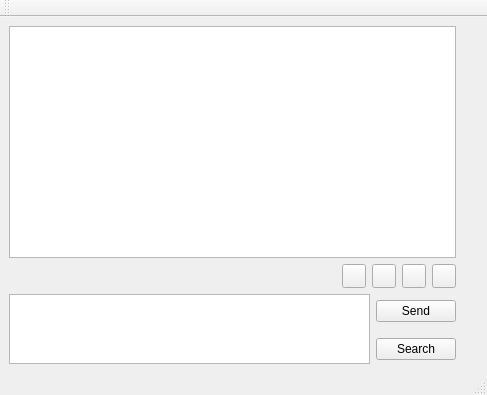
<ui version="4.0" >
 <class>ChatWindow</class>
 <widget class="QMainWindow" name="ChatWindow" >
  <property name="geometry" >
   <rect>
    <x>0</x>
    <y>0</y>
    <width>487</width>
    <height>395</height>
   </rect>
  </property>
  <property name="windowTitle" >
   <string>MainWindow</string>
  </property>
  <widget class="QWidget" name="centralwidget" >
   <layout class="QGridLayout" >
    <property name="margin" >
     <number>9</number>
    </property>
    <property name="spacing" >
     <number>6</number>
    </property>
    <item row="0" column="0" >
     <widget class="QSplitter" name="splitter" >
      <property name="orientation" >
       <enum>Qt::Vertical</enum>
      </property>
      <widget class="QWidget" name="layoutWidget_3" >
       <layout class="QVBoxLayout" >
        <property name="margin" >
         <number>0</number>
        </property>
        <property name="spacing" >
         <number>6</number>
        </property>
        <item>
         <widget class="QTextBrowser" name="textBrowser" >
          <property name="minimumSize" >
           <size>
            <width>0</width>
            <height>0</height>
           </size>
          </property>
          <property name="sizeIncrement" >
           <size>
            <width>0</width>
            <height>0</height>
           </size>
          </property>
         </widget>
        </item>
        <item>
         <layout class="QGridLayout" >
          <property name="margin" >
           <number>0</number>
          </property>
          <property name="spacing" >
           <number>6</number>
          </property>
          <item row="0" column="0" >
           <spacer>
            <property name="orientation" >
             <enum>Qt::Horizontal</enum>
            </property>
            <property name="sizeHint" >
             <size>
              <width>321</width>
              <height>20</height>
             </size>
            </property>
           </spacer>
          </item>
          <item row="0" column="3" >
           <widget class="QPushButton" name="textitalicButton" >
            <property name="minimumSize" >
             <size>
              <width>24</width>
              <height>24</height>
             </size>
            </property>
            <property name="maximumSize" >
             <size>
              <width>24</width>
              <height>24</height>
             </size>
            </property>
            <property name="text" >
             <string/>
            </property>
            <property name="icon" >
             <iconset resource="../images.qrc" >:/images/edit-underline.png</iconset>
            </property>
            <property name="checkable" >
             <bool>true</bool>
            </property>
           </widget>
          </item>
          <item row="0" column="2" >
           <widget class="QPushButton" name="textunderlineButton" >
            <property name="minimumSize" >
             <size>
              <width>24</width>
              <height>24</height>
             </size>
            </property>
            <property name="maximumSize" >
             <size>
              <width>24</width>
              <height>24</height>
             </size>
            </property>
            <property name="text" >
             <string/>
            </property>
            <property name="icon" >
             <iconset resource="../images.qrc" >:/images/edit-italic.png</iconset>
            </property>
            <property name="checkable" >
             <bool>true</bool>
            </property>
           </widget>
          </item>
          <item row="0" column="1" >
           <widget class="QPushButton" name="textboldButton" >
            <property name="minimumSize" >
             <size>
              <width>24</width>
              <height>24</height>
             </size>
            </property>
            <property name="maximumSize" >
             <size>
              <width>24</width>
              <height>24</height>
             </size>
            </property>
            <property name="text" >
             <string/>
            </property>
            <property name="icon" >
             <iconset resource="../images.qrc" >:/images/edit-bold.png</iconset>
            </property>
            <property name="checkable" >
             <bool>true</bool>
            </property>
           </widget>
          </item>
          <item row="0" column="4" >
           <widget class="QPushButton" name="colorButton" >
            <property name="minimumSize" >
             <size>
              <width>24</width>
              <height>24</height>
             </size>
            </property>
            <property name="maximumSize" >
             <size>
              <width>24</width>
              <height>24</height>
             </size>
            </property>
            <property name="text" >
             <string/>
            </property>
           </widget>
          </item>
         </layout>
        </item>
       </layout>
      </widget>
     </widget>
    </item>
    <item rowspan="2" row="0" column="1" >
     <layout class="QVBoxLayout" >
      <property name="margin" >
       <number>0</number>
      </property>
      <property name="spacing" >
       <number>0</number>
      </property>
      <item>
       <widget class="QToolButton" name="avatarFrameButton" >
        <property name="minimumSize" >
         <size>
          <width>14</width>
          <height>31</height>
         </size>
        </property>
        <property name="maximumSize" >
         <size>
          <width>14</width>
          <height>32</height>
         </size>
        </property>
        <property name="text" >
         <string/>
        </property>
        <property name="icon" >
         <iconset resource="../images.qrc" >:/images/show_toolbox_frame.png</iconset>
        </property>
        <property name="iconSize" >
         <size>
          <width>14</width>
          <height>31</height>
         </size>
        </property>
        <property name="checkable" >
         <bool>false</bool>
        </property>
        <property name="autoRaise" >
         <bool>true</bool>
        </property>
       </widget>
      </item>
      <item>
       <spacer>
        <property name="orientation" >
         <enum>Qt::Vertical</enum>
        </property>
        <property name="sizeHint" >
         <size>
          <width>16</width>
          <height>509</height>
         </size>
        </property>
       </spacer>
      </item>
     </layout>
    </item>
    <item row="1" column="0" >
     <layout class="QGridLayout" >
      <property name="margin" >
       <number>0</number>
      </property>
      <property name="spacing" >
       <number>6</number>
      </property>
      <item rowspan="2" row="0" column="0" >
       <widget class="QTextEdit" name="lineEdit" />
      </item>
      <item row="0" column="1" >
       <widget class="QPushButton" name="pushButton" >
        <property name="text" >
         <string>Send</string>
        </property>
       </widget>
      </item>
      <item row="1" column="1" >
       <widget class="QPushButton" name="pushButton_2" >
        <property name="text" >
         <string>Search</string>
        </property>
       </widget>
      </item>
     </layout>
    </item>
   </layout>
  </widget>
  <widget class="QStatusBar" name="statusbar" />
  <widget class="QToolBar" name="toolBar" >
   <property name="orientation" >
    <enum>Qt::Horizontal</enum>
   </property>
   <attribute name="toolBarArea" >
    <number>4</number>
   </attribute>
  </widget>
 </widget>
 <tabstops>
  <tabstop>lineEdit</tabstop>
  <tabstop>textboldButton</tabstop>
  <tabstop>textunderlineButton</tabstop>
  <tabstop>textitalicButton</tabstop>
  <tabstop>colorButton</tabstop>
  <tabstop>pushButton</tabstop>
  <tabstop>pushButton_2</tabstop>
  <tabstop>textBrowser</tabstop>
  <tabstop>avatarFrameButton</tabstop>
 </tabstops>
 <resources/>
 <connections/>
</ui>
